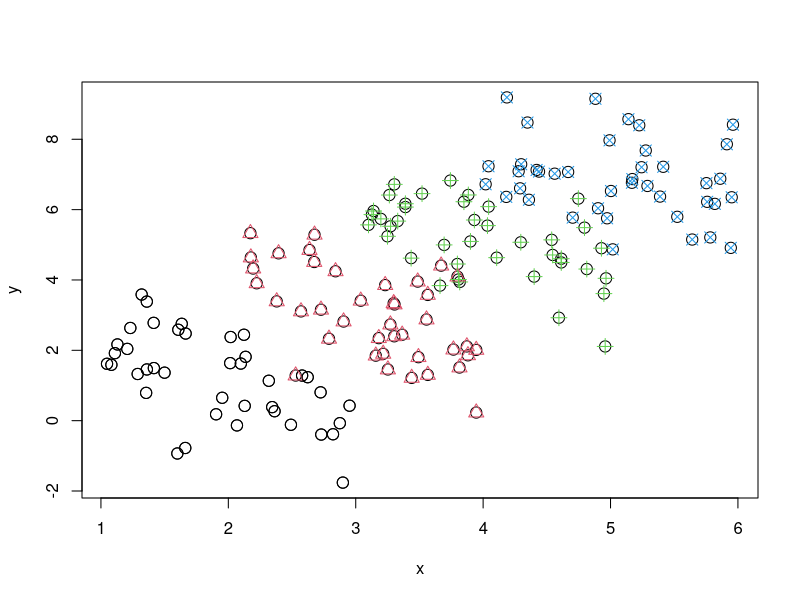
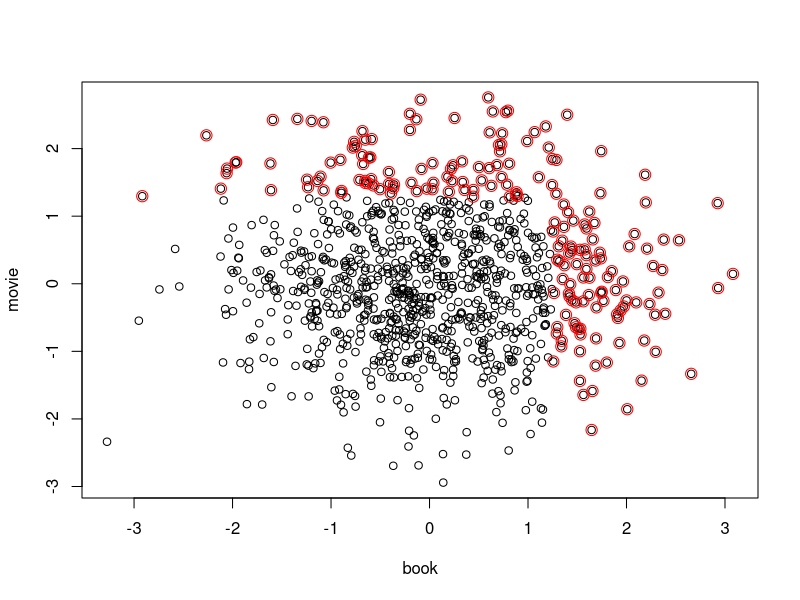

Generate these figures, in order, with R:
# Tanya
(5 + 6) / (11 + 9)

# Sonya
(3+9) / (7+14)

g <- 4
n <- 40
z <- rep(1:4, n)
x <- runif(n*g, 0, 2) + z
y <- 3 * z - x + rnorm(n*g)

plot(x, y, cex=1.5)
points(x, y, pch=z, col=z, cex=1.5)

set.seed(2024)
n <- 1000
book <- rnorm(n)
movie <- rnorm(n)
cor(book, movie)
plot(book, movie)
goodbook <- book > quantile(book, 0.9)
goodmovie <- movie > quantile(movie, 0.9)
good <- goodbook | goodmovie

points(book[good], movie[good], cex=1.5, col="red")
